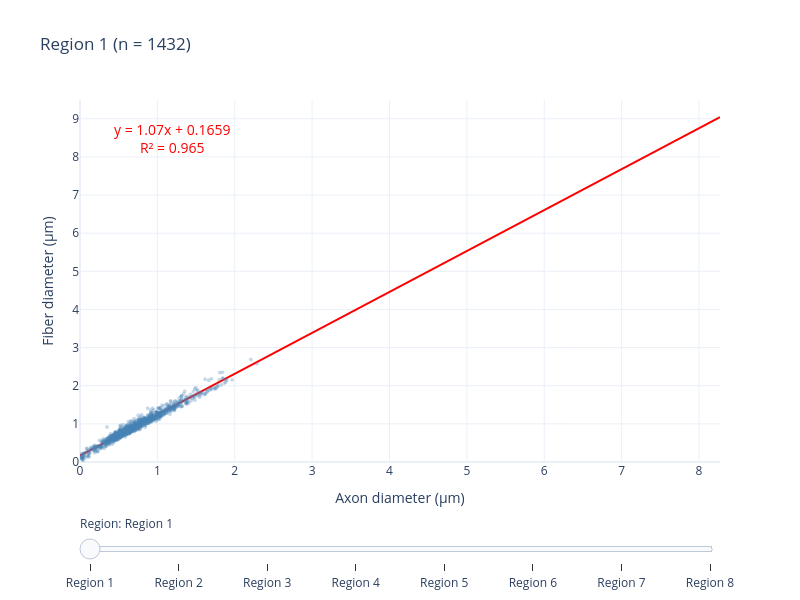

Here is the notebook cell this chart was saved with:
### Markdown cell above
## Axon diameter vs Fiber diameter

Use the slider to switch between CC regions.

### Code cell
samples_sorted = sorted(all_data.keys())
all_df = pd.concat(all_data.values())
x_max = all_df["axon_diam"].max() * 1.05
y_max = all_df["fiber_diam"].max() * 1.05

fig = go.Figure()

for i, sample in enumerate(samples_sorted):
    df = all_data[sample]
    x, y = df["axon_diam"].values, df["fiber_diam"].values
    visible = (i == 0)

    fig.add_trace(go.Scattergl(
        x=x, y=y, mode="markers",
        marker=dict(size=4, color="steelblue", opacity=0.3),
        showlegend=False, visible=visible,
        hovertemplate="Axon: %{x:.3f} \u03bcm<br>Fiber: %{y:.3f} \u03bcm<extra></extra>",
    ))

    slope, intercept, r_value, _, _ = scipy_stats.linregress(x, y)
    x_line = np.linspace(0, x_max, 100)
    fig.add_trace(go.Scatter(
        x=x_line, y=slope * x_line + intercept, mode="lines",
        line=dict(color="red", width=2), showlegend=False, visible=visible,
        hovertemplate=f"y = {slope:.2f}x + {intercept:.4f}<br>R\u00b2 = {r_value**2:.3f}<extra></extra>",
    ))

n_traces = len(samples_sorted) * 2
steps = []
for i, sample in enumerate(samples_sorted):
    df = all_data[sample]
    x, y = df["axon_diam"].values, df["fiber_diam"].values
    slope, intercept, r_value, _, _ = scipy_stats.linregress(x, y)

    vis = [False] * n_traces
    vis[i * 2] = True
    vis[i * 2 + 1] = True
    step = dict(
        method="update",
        args=[
            {"visible": vis},
            {"title": f"{REGION_LABELS[sample]} (n = {len(df)})",
             "annotations": [
                 dict(text=f"y = {slope:.2f}x + {intercept:.4f}<br>R\u00b2 = {r_value**2:.3f}",
                      xref="paper", yref="paper", x=0.05, y=0.95,
                      xanchor="left", yanchor="top", showarrow=False,
                      font=dict(size=14, color="red")),
             ]},
        ],
        label=REGION_LABELS[sample],
    )
    steps.append(step)

df0 = all_data[samples_sorted[0]]
s0, i0, r0, _, _ = scipy_stats.linregress(df0["axon_diam"].values, df0["fiber_diam"].values)

fig.update_layout(
    sliders=[dict(active=0, steps=steps, currentvalue=dict(prefix="Region: "), pad=dict(t=50))],
    title=f"{REGION_LABELS[samples_sorted[0]]} (n = {len(df0)})",
    xaxis_title="Axon diameter (\u03bcm)",
    yaxis_title="Fiber diameter (\u03bcm)",
    xaxis_range=[0, x_max], yaxis_range=[0, y_max],
    template=PLOT_TEMPLATE, height=600, width=800,
    annotations=[dict(text=f"y = {s0:.2f}x + {i0:.4f}<br>R\u00b2 = {r0**2:.3f}",
                      xref="paper", yref="paper", x=0.05, y=0.95,
                      xanchor="left", yanchor="top", showarrow=False,
                      font=dict(size=14, color="red"))],
)
fig.show()

### Figure 1 — Plotly figure (JSON) as saved in the notebook; plotly's stock layout.template omitted (floating-point values rounded to 4 significant figures; data arrays with more than 128 entries replaced by an {"elided": "..."} marker saying what was removed)
{"data": [{"hovertemplate": "Axon: %{x:.3f} μm<br>Fiber: %{y:.3f} μm<extra></extra>", "marker": {"color": "steelblue", "opacity": 0.3, "size": 4}, "mode": "markers", "showlegend": false, "type": "scattergl", "visible": true, "x": {"elided": "1432 float values"}, "y": {"elided": "1432 float values"}}, {"hovertemplate": "y = 1.07x + 0.1659<br>R² = 0.965<extra></extra>", "line": {"color": "red", "width": 2}, "mode": "lines", "showlegend": false, "type": "scatter", "visible": true, "x": [0.0, 0.08355, 0.1671, 0.2507, 0.3342, 0.4178, 0.5013, 0.5849, 0.6684, 0.752, 0.8355, 0.9191, 1.003, 1.086, 1.17, 1.253, 1.337, 1.42, 1.504, 1.587, 1.671, 1.755, 1.838, 1.922, 2.005, 2.089, 2.172, 2.256, 2.339, 2.423, 2.507, 2.59, 2.674, 2.757, 2.841, 2.924, 3.008, 3.091, 3.175, 3.259, 3.342, 3.426, 3.509, 3.593, 3.676, 3.76, 3.843, 3.927, 4.01, 4.094, 4.178, 4.261, 4.345, 4.428, 4.512, 4.595, 4.679, 4.762, 4.846, 4.93, 5.013, 5.097, 5.18, 5.264, 5.347, 5.431, 5.514, 5.598, 5.682, 5.765, 5.849, 5.932, 6.016, 6.099, 6.183, 6.266, 6.35, 6.433, 6.517, 6.601, 6.684, 6.768, 6.851, 6.935, 7.018, 7.102, 7.185, 7.269, 7.353, 7.436, 7.52, 7.603, 7.687, 7.77, 7.854, 7.937, 8.021, 8.105, 8.188, 8.272], "y": [0.1659, 0.2555, 0.3452, 0.4348, 0.5244, 0.6141, 0.7037, 0.7934, 0.883, 0.9727, 1.062, 1.152, 1.242, 1.331, 1.421, 1.511, 1.6, 1.69, 1.779, 1.869, 1.959, 2.048, 2.138, 2.228, 2.317, 2.407, 2.497, 2.586, 2.676, 2.766, 2.855, 2.945, 3.034, 3.124, 3.214, 3.303, 3.393, 3.483, 3.572, 3.662, 3.752, 3.841, 3.931, 4.021, 4.11, 4.2, 4.29, 4.379, 4.469, 4.558, 4.648, 4.738, 4.827, 4.917, 5.007, 5.096, 5.186, 5.276, 5.365, 5.455, 5.545, 5.634, 5.724, 5.813, 5.903, 5.993, 6.082, 6.172, 6.262, 6.351, 6.441, 6.531, 6.62, 6.71, 6.8, 6.889, 6.979, 7.069, 7.158, 7.248, 7.337, 7.427, 7.517, 7.606, 7.696, 7.786, 7.875, 7.965, 8.055, 8.144, 8.234, 8.324, 8.413, 8.503, 8.592, 8.682, 8.772, 8.861, 8.951, 9.041]}, {"hovertemplate": "Axon: %{x:.3f} μm<br>Fiber: %{y:.3f} μm<extra></extra>", "marker": {"color": "steelblue", "opacity": 0.3, "size": 4}, "mode": "markers", "showlegend": false, "type": "scattergl", "visible": false, "x": {"elided": "1037 float values"}, "y": {"elided": "1037 float values"}}, {"hovertemplate": "y = 1.10x + 0.1485<br>R² = 0.969<extra></extra>", "line": {"color": "red", "width": 2}, "mode": "lines", "showlegend": false, "type": "scatter", "visible": false, "x": [0.0, 0.08355, 0.1671, 0.2507, 0.3342, 0.4178, 0.5013, 0.5849, 0.6684, 0.752, 0.8355, 0.9191, 1.003, 1.086, 1.17, 1.253, 1.337, 1.42, 1.504, 1.587, 1.671, 1.755, 1.838, 1.922, 2.005, 2.089, 2.172, 2.256, 2.339, 2.423, 2.507, 2.59, 2.674, 2.757, 2.841, 2.924, 3.008, 3.091, 3.175, 3.259, 3.342, 3.426, 3.509, 3.593, 3.676, 3.76, 3.843, 3.927, 4.01, 4.094, 4.178, 4.261, 4.345, 4.428, 4.512, 4.595, 4.679, 4.762, 4.846, 4.93, 5.013, 5.097, 5.18, 5.264, 5.347, 5.431, 5.514, 5.598, 5.682, 5.765, 5.849, 5.932, 6.016, 6.099, 6.183, 6.266, 6.35, 6.433, 6.517, 6.601, 6.684, 6.768, 6.851, 6.935, 7.018, 7.102, 7.185, 7.269, 7.353, 7.436, 7.52, 7.603, 7.687, 7.77, 7.854, 7.937, 8.021, 8.105, 8.188, 8.272], "y": [0.1485, 0.2403, 0.3322, 0.424, 0.5158, 0.6076, 0.6994, 0.7913, 0.8831, 0.9749, 1.067, 1.159, 1.25, 1.342, 1.434, 1.526, 1.618, 1.709, 1.801, 1.893, 1.985, 2.077, 2.169, 2.26, 2.352, 2.444, 2.536, 2.628, 2.72, 2.811, 2.903, 2.995, 3.087, 3.179, 3.27, 3.362, 3.454, 3.546, 3.638, 3.73, 3.821, 3.913, 4.005, 4.097, 4.189, 4.281, 4.372, 4.464, 4.556, 4.648, 4.74, 4.831, 4.923, 5.015, 5.107, 5.199, 5.291, 5.382, 5.474, 5.566, 5.658, 5.75, 5.842, 5.933, 6.025, 6.117, 6.209, 6.301, 6.392, 6.484, 6.576, 6.668, 6.76, 6.852, 6.943, 7.035, 7.127, 7.219, 7.311, 7.403, 7.494, 7.586, 7.678, 7.77, 7.862, 7.953, 8.045, 8.137, 8.229, 8.321, 8.413, 8.504, 8.596, 8.688, 8.78, 8.872, 8.964, 9.055, 9.147, 9.239]}, {"hovertemplate": "Axon: %{x:.3f} μm<br>Fiber: %{y:.3f} μm<extra></extra>", "marker": {"color": "steelblue", "opacity": 0.3, "size": 4}, "mode": "markers", "showlegend": false, "type": "scattergl", "visible": false, "x": {"elided": "701 float values"}, "y": {"elided": "701 float values"}}, {"hovertemplate": "y = 1.14x + 0.1240<br>R² = 0.976<extra></extra>", "line": {"color": "red", "width": 2}, "mode": "lines", "showlegend": false, "type": "scatter", "visible": false, "x": [0.0, 0.08355, 0.1671, 0.2507, 0.3342, 0.4178, 0.5013, 0.5849, 0.6684, 0.752, 0.8355, 0.9191, 1.003, 1.086, 1.17, 1.253, 1.337, 1.42, 1.504, 1.587, 1.671, 1.755, 1.838, 1.922, 2.005, 2.089, 2.172, 2.256, 2.339, 2.423, 2.507, 2.59, 2.674, 2.757, 2.841, 2.924, 3.008, 3.091, 3.175, 3.259, 3.342, 3.426, 3.509, 3.593, 3.676, 3.76, 3.843, 3.927, 4.01, 4.094, 4.178, 4.261, 4.345, 4.428, 4.512, 4.595, 4.679, 4.762, 4.846, 4.93, 5.013, 5.097, 5.18, 5.264, 5.347, 5.431, 5.514, 5.598, 5.682, 5.765, 5.849, 5.932, 6.016, 6.099, 6.183, 6.266, 6.35, 6.433, 6.517, 6.601, 6.684, 6.768, 6.851, 6.935, 7.018, 7.102, 7.185, 7.269, 7.353, 7.436, 7.52, 7.603, 7.687, 7.77, 7.854, 7.937, 8.021, 8.105, 8.188, 8.272], "y": [0.124, 0.2196, 0.3152, 0.4107, 0.5063, 0.6019, 0.6975, 0.793, 0.8886, 0.9842, 1.08, 1.175, 1.271, 1.367, 1.462, 1.558, 1.653, 1.749, 1.844, 1.94, 2.036, 2.131, 2.227, 2.322, 2.418, 2.513, 2.609, 2.705, 2.8, 2.896, 2.991, 3.087, 3.182, 3.278, 3.374, 3.469, 3.565, 3.66, 3.756, 3.851, 3.947, 4.043, 4.138, 4.234, 4.329, 4.425, 4.521, 4.616, 4.712, 4.807, 4.903, 4.998, 5.094, 5.19, 5.285, 5.381, 5.476, 5.572, 5.667, 5.763, 5.859, 5.954, 6.05, 6.145, 6.241, 6.336, 6.432, 6.528, 6.623, 6.719, 6.814, 6.91, 7.005, 7.101, 7.197, 7.292, 7.388, 7.483, 7.579, 7.675, 7.77, 7.866, 7.961, 8.057, 8.152, 8.248, 8.344, 8.439, 8.535, 8.63, 8.726, 8.821, 8.917, 9.013, 9.108, 9.204, 9.299, 9.395, 9.49, 9.586]}, {"hovertemplate": "Axon: %{x:.3f} μm<br>Fiber: %{y:.3f} μm<extra></extra>", "marker": {"color": "steelblue", "opacity": 0.3, "size": 4}, "mode": "markers", "showlegend": false, "type": "scattergl", "visible": false, "x": {"elided": "472 float values"}, "y": {"elided": "472 float values"}}, {"hovertemplate": "y = 1.11x + 0.1492<br>R² = 0.926<extra></extra>", "line": {"color": "red", "width": 2}, "mode": "lines", "showlegend": false, "type": "scatter", "visible": false, "x": [0.0, 0.08355, 0.1671, 0.2507, 0.3342, 0.4178, 0.5013, 0.5849, 0.6684, 0.752, 0.8355, 0.9191, 1.003, 1.086, 1.17, 1.253, 1.337, 1.42, 1.504, 1.587, 1.671, 1.755, 1.838, 1.922, 2.005, 2.089, 2.172, 2.256, 2.339, 2.423, 2.507, 2.59, 2.674, 2.757, 2.841, 2.924, 3.008, 3.091, 3.175, 3.259, 3.342, 3.426, 3.509, 3.593, 3.676, 3.76, 3.843, 3.927, 4.01, 4.094, 4.178, 4.261, 4.345, 4.428, 4.512, 4.595, 4.679, 4.762, 4.846, 4.93, 5.013, 5.097, 5.18, 5.264, 5.347, 5.431, 5.514, 5.598, 5.682, 5.765, 5.849, 5.932, 6.016, 6.099, 6.183, 6.266, 6.35, 6.433, 6.517, 6.601, 6.684, 6.768, 6.851, 6.935, 7.018, 7.102, 7.185, 7.269, 7.353, 7.436, 7.52, 7.603, 7.687, 7.77, 7.854, 7.937, 8.021, 8.105, 8.188, 8.272], "y": [0.1492, 0.2423, 0.3354, 0.4285, 0.5216, 0.6147, 0.7078, 0.8009, 0.894, 0.9871, 1.08, 1.173, 1.266, 1.36, 1.453, 1.546, 1.639, 1.732, 1.825, 1.918, 2.011, 2.104, 2.198, 2.291, 2.384, 2.477, 2.57, 2.663, 2.756, 2.849, 2.942, 3.035, 3.129, 3.222, 3.315, 3.408, 3.501, 3.594, 3.687, 3.78, 3.873, 3.967, 4.06, 4.153, 4.246, 4.339, 4.432, 4.525, 4.618, 4.711, 4.805, 4.898, 4.991, 5.084, 5.177, 5.27, 5.363, 5.456, 5.549, 5.643, 5.736, 5.829, 5.922, 6.015, 6.108, 6.201, 6.294, 6.387, 6.48, 6.574, 6.667, 6.76, 6.853, 6.946, 7.039, 7.132, 7.225, 7.318, 7.412, 7.505, 7.598, 7.691, 7.784, 7.877, 7.97, 8.063, 8.156, 8.25, 8.343, 8.436, 8.529, 8.622, 8.715, 8.808, 8.901, 8.994, 9.087, 9.181, 9.274, 9.367]}, {"hovertemplate": "Axon: %{x:.3f} μm<br>Fiber: %{y:.3f} μm<extra></extra>", "marker": {"color": "steelblue", "opacity": 0.3, "size": 4}, "mode": "markers", "showlegend": false, "type": "scattergl", "visible": false, "x": {"elided": "705 float values"}, "y": {"elided": "705 float values"}}, {"hovertemplate": "y = 1.10x + 0.2016<br>R² = 0.977<extra></extra>", "line": {"color": "red", "width": 2}, "mode": "lines", "showlegend": false, "type": "scatter", "visible": false, "x": [0.0, 0.08355, 0.1671, 0.2507, 0.3342, 0.4178, 0.5013, 0.5849, 0.6684, 0.752, 0.8355, 0.9191, 1.003, 1.086, 1.17, 1.253, 1.337, 1.42, 1.504, 1.587, 1.671, 1.755, 1.838, 1.922, 2.005, 2.089, 2.172, 2.256, 2.339, 2.423, 2.507, 2.59, 2.674, 2.757, 2.841, 2.924, 3.008, 3.091, 3.175, 3.259, 3.342, 3.426, 3.509, 3.593, 3.676, 3.76, 3.843, 3.927, 4.01, 4.094, 4.178, 4.261, 4.345, 4.428, 4.512, 4.595, 4.679, 4.762, 4.846, 4.93, 5.013, 5.097, 5.18, 5.264, 5.347, 5.431, 5.514, 5.598, 5.682, 5.765, 5.849, 5.932, 6.016, 6.099, 6.183, 6.266, 6.35, 6.433, 6.517, 6.601, 6.684, 6.768, 6.851, 6.935, 7.018, 7.102, 7.185, 7.269, 7.353, 7.436, 7.52, 7.603, 7.687, 7.77, 7.854, 7.937, 8.021, 8.105, 8.188, 8.272], "y": [0.2016, 0.2936, 0.3855, 0.4775, 0.5694, 0.6614, 0.7533, 0.8453, 0.9372, 1.029, 1.121, 1.213, 1.305, 1.397, 1.489, 1.581, 1.673, 1.765, 1.857, 1.949, 2.041, 2.133, 2.225, 2.316, 2.408, 2.5, 2.592, 2.684, 2.776, 2.868, 2.96, 3.052, 3.144, 3.236, 3.328, 3.42, 3.512, 3.604, 3.696, 3.788, 3.88, 3.972, 4.064, 4.155, 4.247, 4.339, 4.431, 4.523, 4.615, 4.707, 4.799, 4.891, 4.983, 5.075, 5.167, 5.259, 5.351, 5.443, 5.535, 5.627, 5.719, 5.811, 5.903, 5.994, 6.086, 6.178, 6.27, 6.362, 6.454, 6.546, 6.638, 6.73, 6.822, 6.914, 7.006, 7.098, 7.19, 7.282, 7.374, 7.466, 7.558, 7.65, 7.742, 7.833, 7.925, 8.017, 8.109, 8.201, 8.293, 8.385, 8.477, 8.569, 8.661, 8.753, 8.845, 8.937, 9.029, 9.121, 9.213, 9.305]}, {"hovertemplate": "Axon: %{x:.3f} μm<br>Fiber: %{y:.3f} μm<extra></extra>", "marker": {"color": "steelblue", "opacity": 0.3, "size": 4}, "mode": "markers", "showlegend": false, "type": "scattergl", "visible": false, "x": {"elided": "874 float values"}, "y": {"elided": "874 float values"}}, {"hovertemplate": "y = 1.14x + 0.2217<br>R² = 0.965<extra></extra>", "line": {"color": "red", "width": 2}, "mode": "lines", "showlegend": false, "type": "scatter", "visible": false, "x": [0.0, 0.08355, 0.1671, 0.2507, 0.3342, 0.4178, 0.5013, 0.5849, 0.6684, 0.752, 0.8355, 0.9191, 1.003, 1.086, 1.17, 1.253, 1.337, 1.42, 1.504, 1.587, 1.671, 1.755, 1.838, 1.922, 2.005, 2.089, 2.172, 2.256, 2.339, 2.423, 2.507, 2.59, 2.674, 2.757, 2.841, 2.924, 3.008, 3.091, 3.175, 3.259, 3.342, 3.426, 3.509, 3.593, 3.676, 3.76, 3.843, 3.927, 4.01, 4.094, 4.178, 4.261, 4.345, 4.428, 4.512, 4.595, 4.679, 4.762, 4.846, 4.93, 5.013, 5.097, 5.18, 5.264, 5.347, 5.431, 5.514, 5.598, 5.682, 5.765, 5.849, 5.932, 6.016, 6.099, 6.183, 6.266, 6.35, 6.433, 6.517, 6.601, 6.684, 6.768, 6.851, 6.935, 7.018, 7.102, 7.185, 7.269, 7.353, 7.436, 7.52, 7.603, 7.687, 7.77, 7.854, 7.937, 8.021, 8.105, 8.188, 8.272], "y": [0.2217, 0.3171, 0.4124, 0.5078, 0.6032, 0.6985, 0.7939, 0.8893, 0.9846, 1.08, 1.175, 1.271, 1.366, 1.461, 1.557, 1.652, 1.748, 1.843, 1.938, 2.034, 2.129, 2.224, 2.32, 2.415, 2.51, 2.606, 2.701, 2.797, 2.892, 2.987, 3.083, 3.178, 3.273, 3.369, 3.464, 3.559, 3.655, 3.75, 3.845, 3.941, 4.036, 4.132, 4.227, 4.322, 4.418, 4.513, 4.608, 4.704, 4.799, 4.894, 4.99, 5.085, 5.181, 5.276, 5.371, 5.467, 5.562, 5.657, 5.753, 5.848, 5.943, 6.039, 6.134, 6.23, 6.325, 6.42, 6.516, 6.611, 6.706, 6.802, 6.897, 6.992, 7.088, 7.183, 7.279, 7.374, 7.469, 7.565, 7.66, 7.755, 7.851, 7.946, 8.041, 8.137, 8.232, 8.328, 8.423, 8.518, 8.614, 8.709, 8.804, 8.9, 8.995, 9.09, 9.186, 9.281, 9.377, 9.472, 9.567, 9.663]}, {"hovertemplate": "Axon: %{x:.3f} μm<br>Fiber: %{y:.3f} μm<extra></extra>", "marker": {"color": "steelblue", "opacity": 0.3, "size": 4}, "mode": "markers", "showlegend": false, "type": "scattergl", "visible": false, "x": {"elided": "961 float values"}, "y": {"elided": "961 float values"}}, {"hovertemplate": "y = 1.11x + 0.2047<br>R² = 0.965<extra></extra>", "line": {"color": "red", "width": 2}, "mode": "lines", "showlegend": false, "type": "scatter", "visible": false, "x": [0.0, 0.08355, 0.1671, 0.2507, 0.3342, 0.4178, 0.5013, 0.5849, 0.6684, 0.752, 0.8355, 0.9191, 1.003, 1.086, 1.17, 1.253, 1.337, 1.42, 1.504, 1.587, 1.671, 1.755, 1.838, 1.922, 2.005, 2.089, 2.172, 2.256, 2.339, 2.423, 2.507, 2.59, 2.674, 2.757, 2.841, 2.924, 3.008, 3.091, 3.175, 3.259, 3.342, 3.426, 3.509, 3.593, 3.676, 3.76, 3.843, 3.927, 4.01, 4.094, 4.178, 4.261, 4.345, 4.428, 4.512, 4.595, 4.679, 4.762, 4.846, 4.93, 5.013, 5.097, 5.18, 5.264, 5.347, 5.431, 5.514, 5.598, 5.682, 5.765, 5.849, 5.932, 6.016, 6.099, 6.183, 6.266, 6.35, 6.433, 6.517, 6.601, 6.684, 6.768, 6.851, 6.935, 7.018, 7.102, 7.185, 7.269, 7.353, 7.436, 7.52, 7.603, 7.687, 7.77, 7.854, 7.937, 8.021, 8.105, 8.188, 8.272], "y": [0.2047, 0.2973, 0.39, 0.4827, 0.5753, 0.668, 0.7606, 0.8533, 0.9459, 1.039, 1.131, 1.224, 1.317, 1.409, 1.502, 1.595, 1.687, 1.78, 1.872, 1.965, 2.058, 2.15, 2.243, 2.336, 2.428, 2.521, 2.614, 2.706, 2.799, 2.892, 2.984, 3.077, 3.17, 3.262, 3.355, 3.448, 3.54, 3.633, 3.726, 3.818, 3.911, 4.004, 4.096, 4.189, 4.282, 4.374, 4.467, 4.559, 4.652, 4.745, 4.837, 4.93, 5.023, 5.115, 5.208, 5.301, 5.393, 5.486, 5.579, 5.671, 5.764, 5.857, 5.949, 6.042, 6.135, 6.227, 6.32, 6.413, 6.505, 6.598, 6.691, 6.783, 6.876, 6.969, 7.061, 7.154, 7.246, 7.339, 7.432, 7.524, 7.617, 7.71, 7.802, 7.895, 7.988, 8.08, 8.173, 8.266, 8.358, 8.451, 8.544, 8.636, 8.729, 8.822, 8.914, 9.007, 9.1, 9.192, 9.285, 9.378]}, {"hovertemplate": "Axon: %{x:.3f} μm<br>Fiber: %{y:.3f} μm<extra></extra>", "marker": {"color": "steelblue", "opacity": 0.3, "size": 4}, "mode": "markers", "showlegend": false, "type": "scattergl", "visible": false, "x": {"elided": "532 float values"}, "y": {"elided": "532 float values"}}, {"hovertemplate": "y = 1.10x + 0.1656<br>R² = 0.968<extra></extra>", "line": {"color": "red", "width": 2}, "mode": "lines", "showlegend": false, "type": "scatter", "visible": false, "x": [0.0, 0.08355, 0.1671, 0.2507, 0.3342, 0.4178, 0.5013, 0.5849, 0.6684, 0.752, 0.8355, 0.9191, 1.003, 1.086, 1.17, 1.253, 1.337, 1.42, 1.504, 1.587, 1.671, 1.755, 1.838, 1.922, 2.005, 2.089, 2.172, 2.256, 2.339, 2.423, 2.507, 2.59, 2.674, 2.757, 2.841, 2.924, 3.008, 3.091, 3.175, 3.259, 3.342, 3.426, 3.509, 3.593, 3.676, 3.76, 3.843, 3.927, 4.01, 4.094, 4.178, 4.261, 4.345, 4.428, 4.512, 4.595, 4.679, 4.762, 4.846, 4.93, 5.013, 5.097, 5.18, 5.264, 5.347, 5.431, 5.514, 5.598, 5.682, 5.765, 5.849, 5.932, 6.016, 6.099, 6.183, 6.266, 6.35, 6.433, 6.517, 6.601, 6.684, 6.768, 6.851, 6.935, 7.018, 7.102, 7.185, 7.269, 7.353, 7.436, 7.52, 7.603, 7.687, 7.77, 7.854, 7.937, 8.021, 8.105, 8.188, 8.272], "y": [0.1656, 0.2574, 0.3491, 0.4408, 0.5326, 0.6243, 0.7161, 0.8078, 0.8995, 0.9913, 1.083, 1.175, 1.266, 1.358, 1.45, 1.542, 1.633, 1.725, 1.817, 1.909, 2.0, 2.092, 2.184, 2.276, 2.367, 2.459, 2.551, 2.643, 2.734, 2.826, 2.918, 3.009, 3.101, 3.193, 3.285, 3.376, 3.468, 3.56, 3.652, 3.743, 3.835, 3.927, 4.019, 4.11, 4.202, 4.294, 4.386, 4.477, 4.569, 4.661, 4.752, 4.844, 4.936, 5.028, 5.119, 5.211, 5.303, 5.395, 5.486, 5.578, 5.67, 5.762, 5.853, 5.945, 6.037, 6.129, 6.22, 6.312, 6.404, 6.495, 6.587, 6.679, 6.771, 6.862, 6.954, 7.046, 7.138, 7.229, 7.321, 7.413, 7.505, 7.596, 7.688, 7.78, 7.872, 7.963, 8.055, 8.147, 8.238, 8.33, 8.422, 8.514, 8.605, 8.697, 8.789, 8.881, 8.972, 9.064, 9.156, 9.248]}], "layout": {"annotations": [{"font": {"color": "red", "size": 14}, "showarrow": false, "text": "y = 1.07x + 0.1659<br>R² = 0.965", "x": 0.05, "xanchor": "left", "xref": "paper", "y": 0.95, "yanchor": "top", "yref": "paper"}], "height": 600, "sliders": [{"active": 0, "currentvalue": {"prefix": "Region: "}, "pad": {"t": 50}, "steps": [{"args": [{"visible": [true, true, false, false, false, false, false, false, false, false, false, false, false, false, false, false]}, {"annotations": [{"font": {"color": "red", "size": 14}, "showarrow": false, "text": "y = 1.07x + 0.1659<br>R² = 0.965", "x": 0.05, "xanchor": "left", "xref": "paper", "y": 0.95, "yanchor": "top", "yref": "paper"}], "title": "Region 1 (n = 1432)"}], "label": "Region 1", "method": "update"}, {"args": [{"visible": [false, false, true, true, false, false, false, false, false, false, false, false, false, false, false, false]}, {"annotations": [{"font": {"color": "red", "size": 14}, "showarrow": false, "text": "y = 1.10x + 0.1485<br>R² = 0.969", "x": 0.05, "xanchor": "left", "xref": "paper", "y": 0.95, "yanchor": "top", "yref": "paper"}], "title": "Region 2 (n = 1037)"}], "label": "Region 2", "method": "update"}, {"args": [{"visible": [false, false, false, false, true, true, false, false, false, false, false, false, false, false, false, false]}, {"annotations": [{"font": {"color": "red", "size": 14}, "showarrow": false, "text": "y = 1.14x + 0.1240<br>R² = 0.976", "x": 0.05, "xanchor": "left", "xref": "paper", "y": 0.95, "yanchor": "top", "yref": "paper"}], "title": "Region 3 (n = 701)"}], "label": "Region 3", "method": "update"}, {"args": [{"visible": [false, false, false, false, false, false, true, true, false, false, false, false, false, false, false, false]}, {"annotations": [{"font": {"color": "red", "size": 14}, "showarrow": false, "text": "y = 1.11x + 0.1492<br>R² = 0.926", "x": 0.05, "xanchor": "left", "xref": "paper", "y": 0.95, "yanchor": "top", "yref": "paper"}], "title": "Region 4 (n = 472)"}], "label": "Region 4", "method": "update"}, {"args": [{"visible": [false, false, false, false, false, false, false, false, true, true, false, false, false, false, false, false]}, {"annotations": [{"font": {"color": "red", "size": 14}, "showarrow": false, "text": "y = 1.10x + 0.2016<br>R² = 0.977", "x": 0.05, "xanchor": "left", "xref": "paper", "y": 0.95, "yanchor": "top", "yref": "paper"}], "title": "Region 5 (n = 705)"}], "label": "Region 5", "method": "update"}, {"args": [{"visible": [false, false, false, false, false, false, false, false, false, false, true, true, false, false, false, false]}, {"annotations": [{"font": {"color": "red", "size": 14}, "showarrow": false, "text": "y = 1.14x + 0.2217<br>R² = 0.965", "x": 0.05, "xanchor": "left", "xref": "paper", "y": 0.95, "yanchor": "top", "yref": "paper"}], "title": "Region 6 (n = 874)"}], "label": "Region 6", "method": "update"}, {"args": [{"visible": [false, false, false, false, false, false, false, false, false, false, false, false, true, true, false, false]}, {"annotations": [{"font": {"color": "red", "size": 14}, "showarrow": false, "text": "y = 1.11x + 0.2047<br>R² = 0.965", "x": 0.05, "xanchor": "left", "xref": "paper", "y": 0.95, "yanchor": "top", "yref": "paper"}], "title": "Region 7 (n = 961)"}], "label": "Region 7", "method": "update"}, {"args": [{"visible": [false, false, false, false, false, false, false, false, false, false, false, false, false, false, true, true]}, {"annotations": [{"font": {"color": "red", "size": 14}, "showarrow": false, "text": "y = 1.10x + 0.1656<br>R² = 0.968", "x": 0.05, "xanchor": "left", "xref": "paper", "y": 0.95, "yanchor": "top", "yref": "paper"}], "title": "Region 8 (n = 532)"}], "label": "Region 8", "method": "update"}]}], "title": {"text": "Region 1 (n = 1432)"}, "width": 800, "xaxis": {"range": [0, 8.272], "title": {"text": "Axon diameter (μm)"}}, "yaxis": {"range": [0, 9.492], "title": {"text": "Fiber diameter (μm)"}}}}
